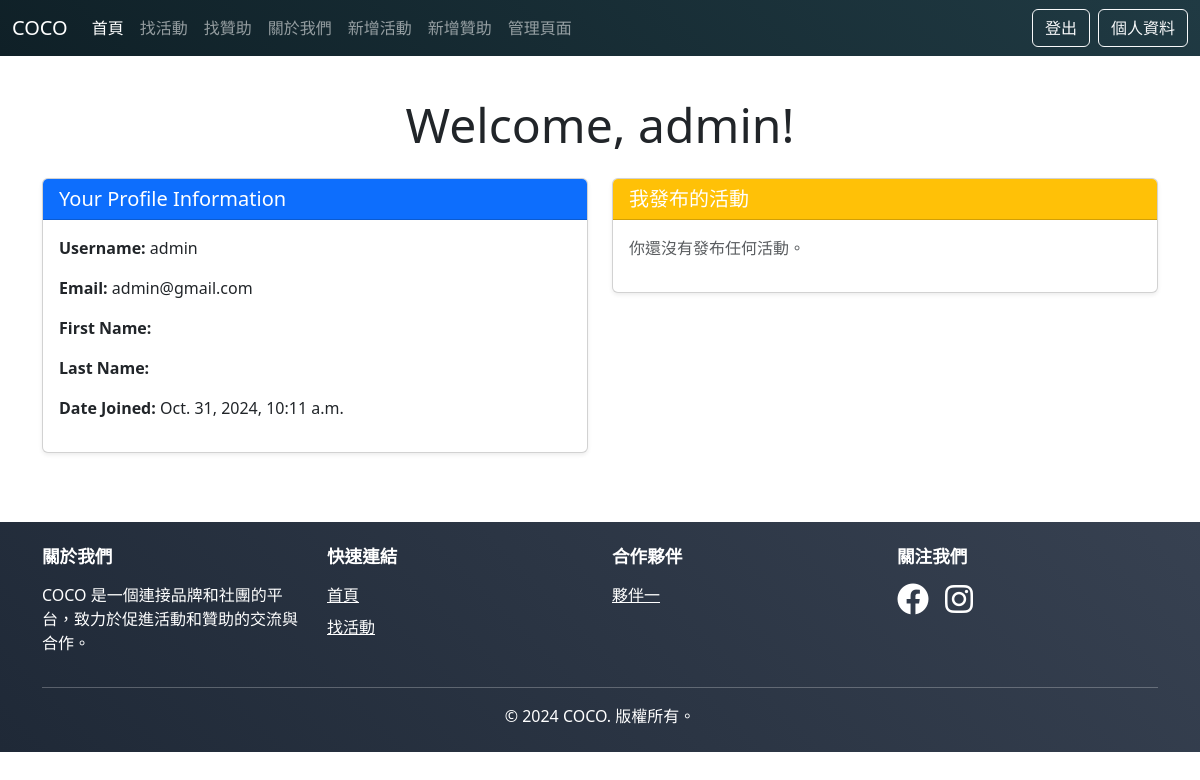
The page /user/1/ on the database as committed earlier.
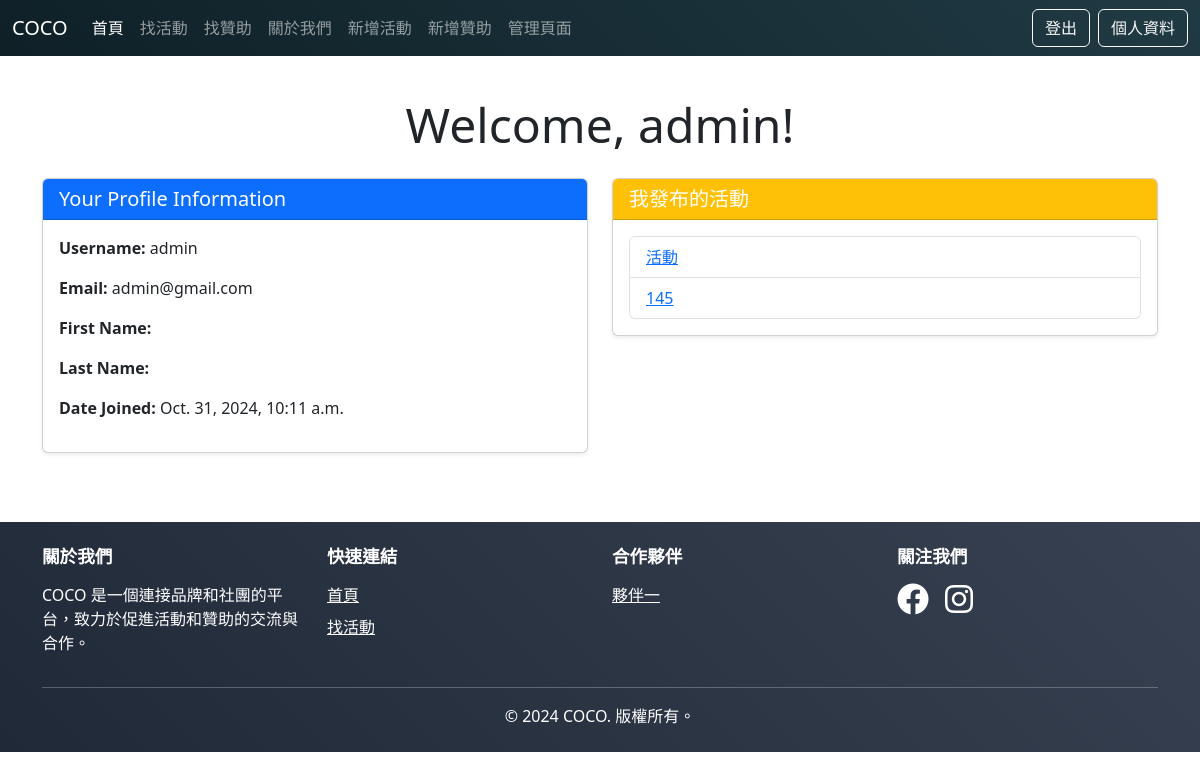
The same page on the database as committed later.
### events/models.py (models this page shows, shortened)
class Activitynew(models.Model):
    title = models.CharField(max_length=200)           # 活動名稱
    description = models.TextField()                   # 活動描述
    location = models.CharField(max_length=100)        # 活動地點
    date = models.DateField()                          # 活動日期
    image = models.ImageField(upload_to='activitynew_images/', blank=True, null=True)  # 活動圖片
    is_favorited = models.BooleanField(default=False)  # 收藏狀態
    check_status = models.BooleanField(default=False) # 審核狀態
    organizer = models.ForeignKey(
        settings.AUTH_USER_MODEL,
        on_delete=models.CASCADE,
        related_name='organized_activities',
        null=True,
        blank=True
    )

### events/views.py (the view)
# urls.py: path('user/<int:user_id>/', views.user_profile, name='user_profile'),
def user_profile(request, user_id):
    User= get_user_model()
    user = get_object_or_404(User, id=user_id)
    user_activities = Activitynew.objects.filter(organizer=user)
    context = {
        'user': user,
        'user_activities': user_activities
    }
    return render(request, 'events/user_profile.html', context)

### events/templates/events/user_profile.html (shortened to what this page needs)
{% extends 'base.html' %}
{% load django_bootstrap5 %}
{% block content %}
<div class="container mt-5">
    <div class="text-center mb-4">
        <h1 class="display-5">Welcome, {{ user.username }}!</h1>
    </div>
    <div class="row gy-4 justify-content-center">
        <div class="col-lg-6">
            <div class="card shadow-sm">
                <div class="card-header bg-primary text-white">
                    <h5 class="mb-0">Your Profile Information</h5>
                </div>
                <div class="card-body">
                    <p><strong>Username:</strong> {{ user.username }}</p>
                    <p><strong>Email:</strong> {{ user.email }}</p>
                    <p><strong>First Name:</strong> {{ user.first_name }}</p>
                    <p><strong>Last Name:</strong> {{ user.last_name }}</p>
                    <p><strong>Date Joined:</strong> {{ user.date_joined }}</p>
                </div>
            </div>
        </div>
        <div class="col-lg-6">
            <div class="card shadow-sm">
                <div class="card-header bg-warning text-white">
                    <h5 class="mb-0">我發布的活動</h5>
                </div>
                <div class="card-body">
                    {% if user_activities %}
                        <ul class="list-group">
                            {% for activity in user_activities %}
                                {% if activity.check_status %}
                                <li class="list-group-item">
                                    <a href="{% url 'activity_detail' activity.id %}">
                                        {{ activity.title }}
                                    </a>
                                </li>
                                {% endif %}
                            {% endfor %}
                        </ul>
                    {% else %}
                        <p class="text-muted">你還沒有發布任何活動。</p>
                    {% endif %}
                </div>
            </div>
        </div>
    </div>
</div>
{% endblock %}

Rows that differ between the two databases and show on the page:
now on this page (row edited): Activitynew: title "活動"
added Activitynew: title "145"
Other text that changed with them:
text no longer shown: "你還沒有發布任何活動。"
